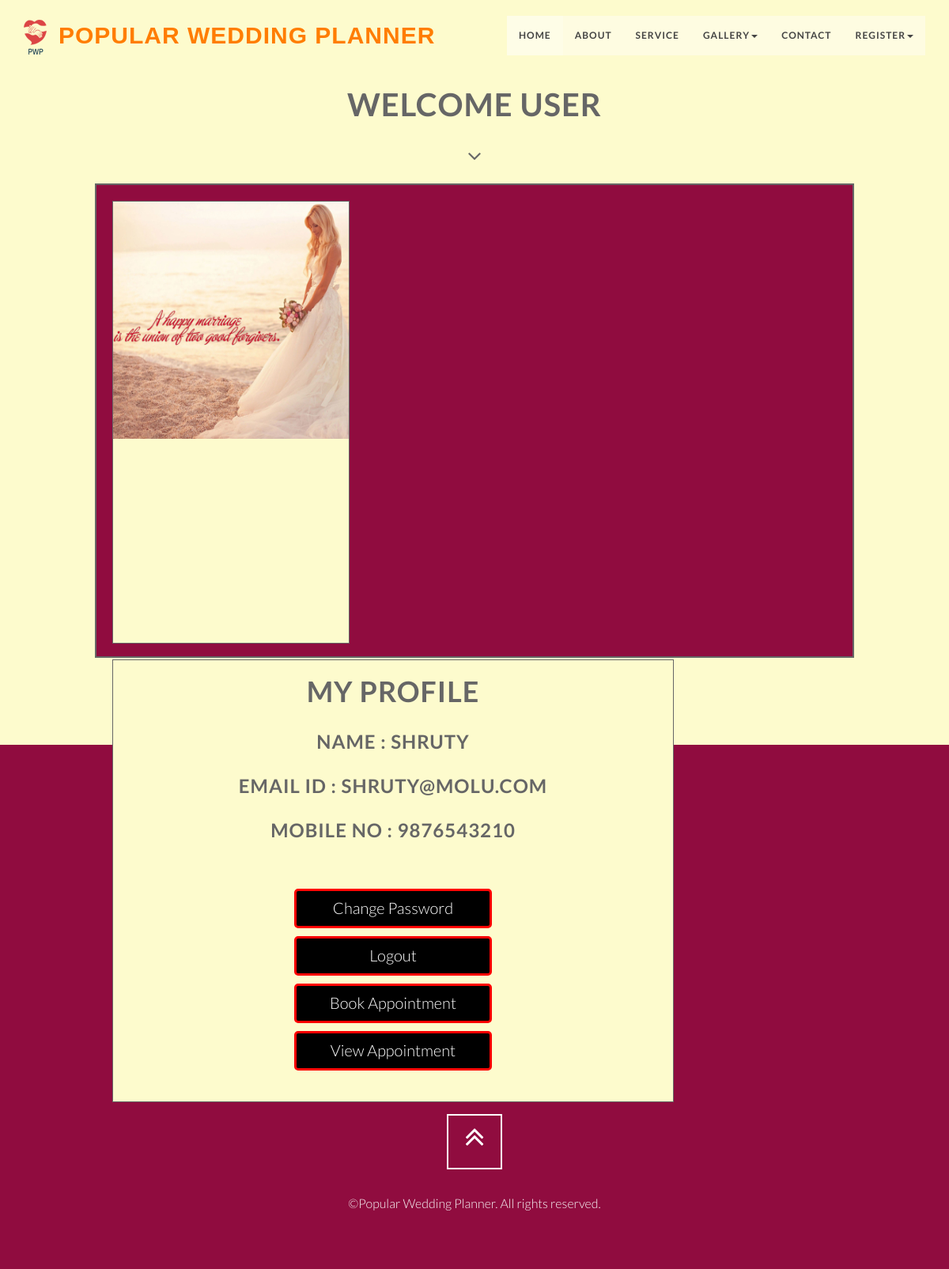
/user_profile.php (signed in), run on the app's committed database.
### tables this page shows
CREATE TABLE `tbl_user` (
  `user_id` int(100) NOT NULL,
  `name` varchar(50) NOT NULL,
  `email` varchar(50) NOT NULL,
  `pass` varchar(20) NOT NULL,
  `gender` varchar(6) NOT NULL,
  `address` varchar(70) NOT NULL,
  `pic` varchar(500) NOT NULL,
  `mob` bigint(10) NOT NULL,
  `dor` date NOT NULL
);

### user_profile.php (the view, shortened to what this page needs)
<?php
$email=$_SESSION['email'];
$query="select * from tbl_user where email='$email'";
$res=mysql_query($query);
if($row=mysql_fetch_array($res,MYSQL_BOTH))
{
?>
<html lang="en">
<head>
    <link href="css/bootstrap.min.css" rel="stylesheet" type="text/css">
    <link href="font-awesome/css/font-awesome.min.css" rel="stylesheet" type="text/css">
	<link href="css/animate.css" rel="stylesheet" />
    <link href="css/style.css" rel="stylesheet">
	<link href="color/default.css" rel="stylesheet">
    <link href="css/style1.css" rel="stylesheet" />
</head>
<body id="page-top" data-spy="scroll" data-target=".navbar-custom">
    <nav class="navbar navbar-custom navbar-fixed-top" role="navigation">
        <div class="container">
		<div class="navbar-header page-scroll;" >
                <a class="navbar-brand" href="index.php">
				<img src="pwp.png"></a>
			</div>
            <div class="navbar-header page-scroll">
                <a class="navbar-brand" href="index.php">
                    <h1>Popular Wedding Planner</h1>
                </a>
            </div>
            <div class="collapse navbar-collapse navbar-right navbar-main-collapse">
      <ul class="nav navbar-nav">
        <li class="active"><a href="index.php">Home</a></li>
        <li><a href="about.php">About</a></li>
		<li><a href="doc_view.php">Service</a></li>
		<li class="dropdown">
          <a href="#" class="dropdown-toggle" data-toggle="dropdown">Gallery<b class="caret"></b></a>
        </li>
		<li><a href="#contact">Contact</a></li>
        <li class="dropdown">
          <a href="#" class="dropdown-toggle" data-toggle="dropdown">Register<b class="caret"></b></a>
        </li>
      </ul>
            </div>
        </div>
    </nav>
    <section id="about" class="home-section text-center" style="background-color:#FDFBCD">
		<div class="heading-about">
			<div class="container">
			<div class="row">
				<div class="col-lg-8 col-lg-offset-2">
					<div class="wow bounceInDown" data-wow-delay="0.4s">
					<div class="section-heading">
					<h2>Welcome User</h2>
					<i class="fa fa-2x fa-angle-down"></i>
					</div>
					</div>
				</div>
			</div>
			</div>
		</div>
		    <div id="outer">
			 <div id="pic" style="background-color:#FDFBCD">
			     <img src="user/<?php echo $row[6];?>" width="298" height="300">
			 </div>
			 <div id="profile" style="background-color:#FDFBCD">
			     <br/>
			     <center><h1>My Profile</h1></center>
				 <h3>Name :  <?php echo $row[1];?> </h3>
                 <h3>Email Id :  <?php echo $row[2];?> </h3>
                 <h3>Mobile No :  <?php echo $row[7];?> </h3>
                 <br/>
                <center><a href="user_passchange.php"><div class="button">Change Password</div></a></center>
                <center> <a href="logout.php"><div class="button">Logout</div></a>	</center>
                <center> <a href="date.php?user_id=<?php echo $row[0];?>"><div class="button">Book Appointment</div></a>	</center>
                <center> <a href="user_appointment.php?user_id=<?php echo $row[0];?>"><div class="button">View Appointment</div></a>	</center>
			 </div>
			</div>
<?php
}
?>
	</section>
	<footer>
		<div class="container">
			<div class="row">
				<div class="col-md-12 col-lg-12">
					<div class="wow shake" data-wow-delay="0.4s">
					<div class="page-scroll marginbot-30">
						<a href="#about" id="totop" class="btn btn-circle">
							<i class="fa fa-angle-double-up animated"></i>
						</a>
					</div>
					</div>
					<p>&copy;Popular Wedding Planner. All rights reserved.</p>
				</div>
			</div>
		</div>
	</footer>
</body>
</html>

### css/style.css (style rules this page uses)
body { width: 100%; height: 100%; font-family: 'Lato',sans-serif; font-weight: 300; color: #666; background-color: #fff; }
html { width: 100%; height: 100%; }
h1, h2, h3, h4, h5, h6 { margin: 0 0 30px; text-transform: uppercase; font-family: Lato,sans-serif; font-weight: 700; letter-spacing: 1px; }
p { margin: 0 0 20px; font-size: 16px; line-height: 1.6em; }
a { color: #28c3ab; -webkit-transition: all .2s ease-in-out; -moz-transition: all .2s ease-in-out; transition: all .2s ease-in-out; }
.navbar { margin-bottom: 0; border-bottom: 1px solid rgba(255,255,255,.3); }
.navbar-brand { font-weight: 700; }
.navbar-brand { height: 40px; padding: 5px 15px; font-size: 18px; line-height: 1em; }
.navbar-brand h1 { color: #FF7D02; font-size: 30px; line-height: 40px; font-family:Monotype Corsiva,sans-serif; }
.nav.navbar-nav { background-color: rgba(255,255,255,.4); }
.navbar-custom ul.nav li a { font-size: 12px; letter-spacing: 1px; color: #444; text-transform: uppercase; font-weight: 700; }
.navbar-custom .nav li a { -webkit-transition: background .3s ease-in-out; -moz-transition: background .3s ease-in-out; transition: background .3s ease-in-out; }
.navbar-custom .nav li a:hover, .navbar-custom .nav li a:focus, .navbar-custom .nav li.active { outline: 0; background-color: rgba(255,255,255,.2); }
.marginbot-30 { margin-bottom:30px !important; }
.home-section { padding-top: 110px; padding-bottom: 110px; display:block; position:relative; z-index:120; }
.section-heading h2 { font-size: 40px; }
.section-heading i { margin-bottom: 20px; }
footer { text-align: center; padding: 50px 0 ; }
footer p { color: #f8f8f8; }
.btn { border-radius: 0; text-transform: uppercase; font-family: Montserrat,sans-serif; font-weight: 400; -webkit-transition: all .3s ease-in-out; -moz-transition: all .3s ease-in-out; transition: all .3s ease-in-out; }
.btn-circle { width: 70px; height: 70px; margin-top: 15px; padding: 7px 16px; border: 2px solid #fff; border-radius: 50%; font-size: 40px; color: #fff; background: 0 0; -webkit-transition: background .3s ease-in-out; -moz-transition: background .3s ease-in-out; transition: background .3s ease-in-out; }
.page-scroll .btn-circle i.animated { -webkit-transition-property: -webkit-transform; -webkit-transition-duration: 1s; -moz-transition-property: -moz-transform; -moz-transition-duration: 1s; }
@media (min-width:767px) { .navbar { padding: 20px 0; border-bottom: 0; letter-spacing: 1px; background: 0 0; -webkit-transition: background .5s ease-in-out,padding .5s ease-in-out; -moz-transition: background .5s ease-in-out,padding .5s ease-in-out; transition: background .5s ease-in-out,padding .5s ease-in-out; } }

### color/default.css (style rules this page uses)
a,.tp-caption a.btn:hover { color: #999; }
footer { background-color: #900C3F; }

### assets/css/overwrite.css (style rules this page uses)
.btn { text-shadow: none; background-image:none; border-color: none; border-bottom-color: none; -webkit-box-shadow: none; -moz-box-shadow: none; box-shadow: none; }
.btn { outline:0; -webkit-border-radius: 0; -moz-border-radius: 0; border-radius: 0; }
a.btn,.btn:focus { outline:0; }

### user_profile.php (style rules this page uses)
#outer { border:2px solid; width:80%; height:600px; margin:0px auto; background-color:#900C3F; }
#pic { border:1px solid; width:300px; height:560px; float:left; margin-left:20px; margin-top:20px; }
#profile { margin-left:20px; margin-top:20px; border:1px solid; width:710px; height:560px; float:left }
.button { border:3px solid red; width:250px; height:50px; font-size:20px; background:black; border-radius:5px; color:white; padding:7px; text-decoration:none; margin:10px; cursor:pointer; transition:background 2s,color 2s,font-size 2s,font-weight 2s; }

### data on the page
tbl_user: pic (picture), name "SHRUTY", email "SHRUTY@MOLU.COM", mob "9876543210"
